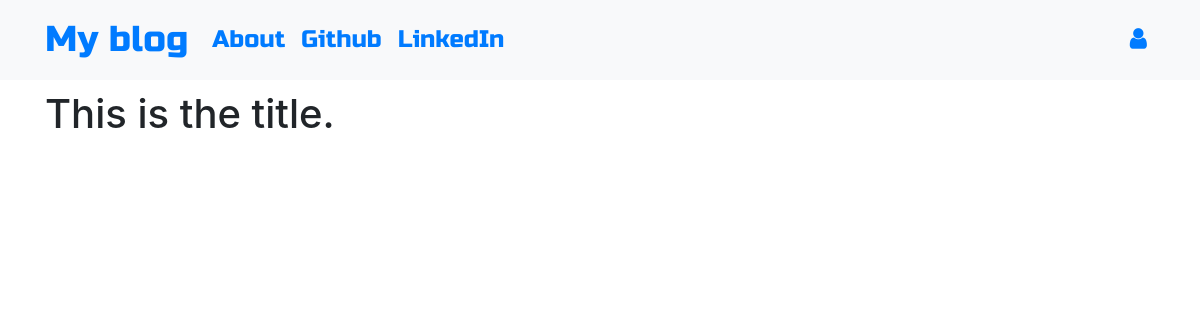
Before: / with the older database file.
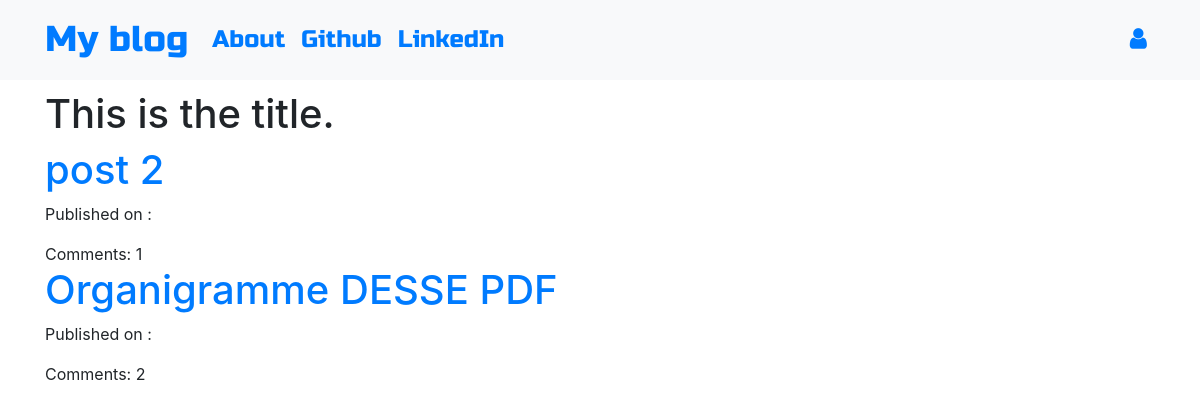
After: the same page with the newer database file.
### blog/models.py (models this page shows, shortened)
class Post(models.Model):
    author = models.ForeignKey('auth.User',on_delete=models.CASCADE)
    title = models.CharField(max_length=256)
    text = models.TextField()
    created_date =  models.DateTimeField(default=timezone.now)
    published_date = models.DateTimeField(blank=True, null=True)
    def approve_comments(self):
        return self.comments.filter(approve_comment=True)

### blog/views.py (the view, shortened to what this page needs)
# urls.py: path('',views.PostListView.as_view(),name ='post_list'), #homepage
class PostListView(ListView):
    model = Post # connect this to the post's model
    def get_queryset(self):
        return Post.objects.filter(published_date__lte = timezone.now()).order_by('-published_date') # https://docs.djangoproject.com/fr/3.0/topics/db/queries/

### blog/templates/blog/post_list.html (shortened to what this page needs)
{% extends "blog/base.html" %}
{% load i18n %}
{% block content %}
<div class="centerstage">
  <h1>{% trans "This is the title." %}</h1>
  {% for post in post_list %}
    <div class="post">
      <h1><a href="{% url 'post_detail' pk=post.pk %}">{{ post.title }}</a></h1>
      <div class="date">
        <p>Published on : {{post.published|date:"D M Y"}}</p>
      </div>
      <a href="{% url 'post_detail' pk=post.pk %}"></a>Comments: {{ post.approve_comments.count }}
    </div>
  {% endfor %}
</div>
{% endblock %}

### blog/templates/blog/base.html (shortened to what this page needs)
<!DOCTYPE html>
{% load static %}
<html lang="fr" dir="ltr">
  <head>
    <link rel="stylesheet" href="https://stackpath.bootstrapcdn.com/bootstrap/4.1.3/css/bootstrap.min.css"
>
    <link href="https://maxcdn.bootstrapcdn.com/font-awesome/4.7.0/css/font-awesome.min.css" rel="stylesheet">
    <link rel="stylesheet" href="//cdn.jsdelivr.net/medium-editor/latest/css/medium-editor.min.css" type="text/css" media="screen" charset="utf-8">
    <link rel="stylesheet" type="text/css"  href="{% static 'css/blog.css' %}">
  </head>
  <body class='loader'>
    <nav class="navbar navbar-expand-lg bg-light techfont">
      <div class="container">
        <div class="navbar-nav align-items-center">
          <a class="navbar-brand bigbrand" href="{% url 'post_list' %}">My blog</a>
          <a class="nav-item nav-link" href="{% url 'about' %}">About</a>
          <a class="nav-item nav-link" href=" https://www.github.com">Github</a>
          <a class="nav-item nav-link" href="https://www.linkedin.com">LinkedIn</a>
        </div>
        <div class="navbar-nav align-items-center ml-auto">
          {% if user.is_authenticated %}
            <a class="nav-item nav-link" href="{% url 'post_new' %}">New Post</a>
            <a class="nav-item nav-link" href="{% url 'post_draft_list' %}">Drafts</a>
            <a class="nav-item nav-link" href="{% url 'logout' %}">Log out</a>
            <a>Welcom: {{ user.username }}</a>
          {% else %}
            <a class="nav-item nav-link" href="{% url 'login' %}" aria-label="Login"><span class="fa fa-user" aria-hidden="true"></span></a>
          {% endif %}
        </div>
      </div>
    </nav>
    <div class="content container">
      <div class="row">
        <div class="col-md-8">
          <div class="blog_posts">
            {% block content %}
            {% endblock %}
          </div>
        </div>
      </div>
    </div>
  </body>
</html>

### blog/static/css/blog.css (style rules this page uses)
.techfont { font-family: 'Russo One', sans-serif; font-size: 1.5em; margin-bottom: 10px; }
.centerstage { margin-left: auto; margin-right: auto; }
.bigbrand { font-size: 1.5em; }
.loader { filter:hue-rotate(0deg); color: linear-gradient(45deg,#0f8,#08f); animation:hue 10000ms infinite linear; }

Changed rows visible on the page:
added Post: title "post 2", approve_comments.count "1"
added Post: title "Organigramme DESSE PDF", approve_comments.count "2"
